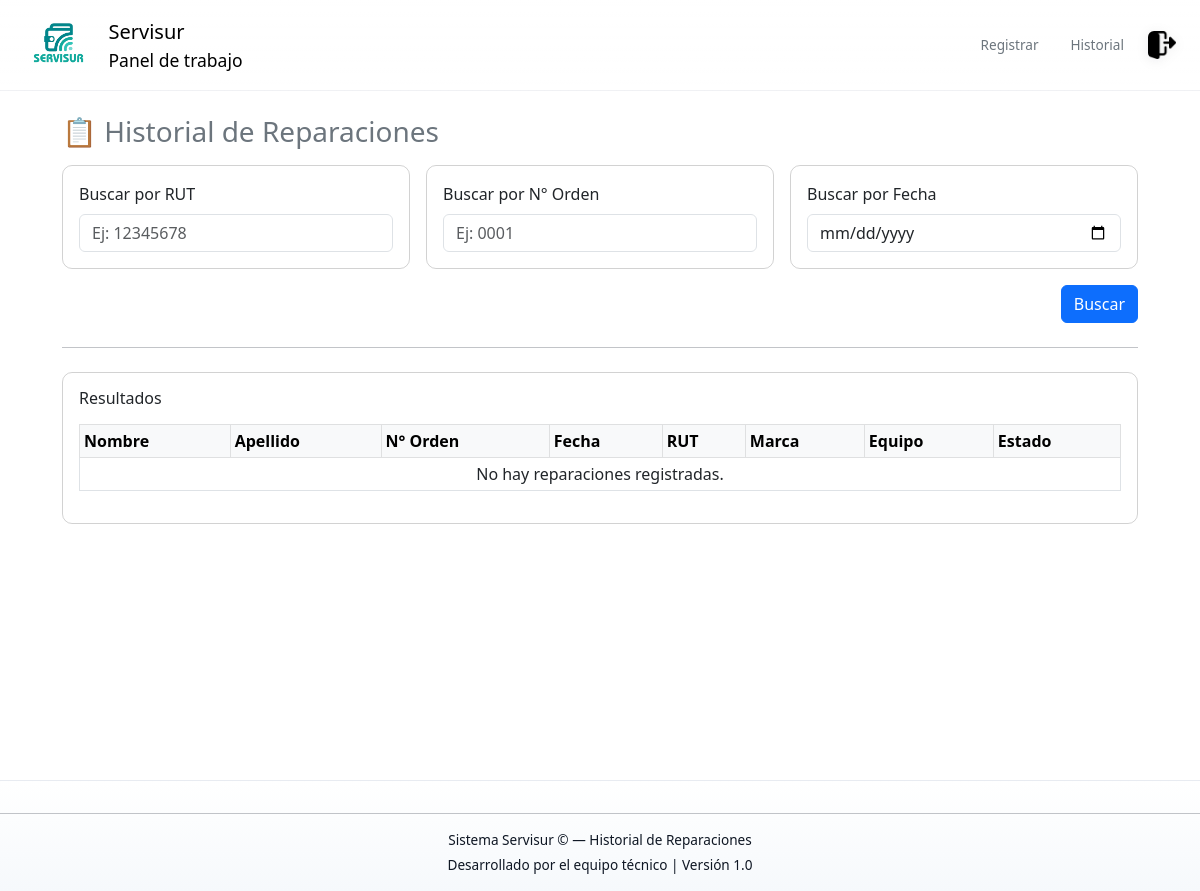
Before: /historial/ with the older database file.
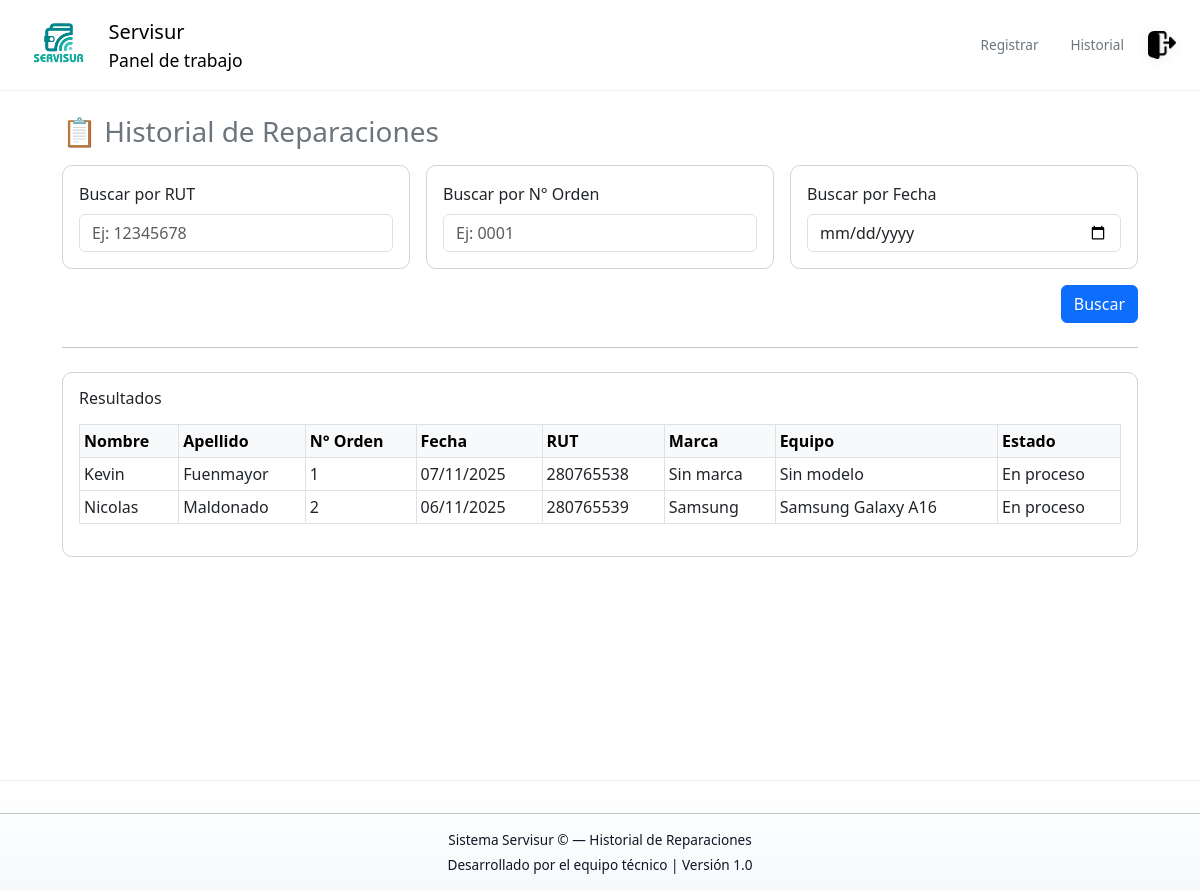
After: the same page with the newer database file.
### Base_Datos/models.py (models this page shows, shortened)
class Cliente(models.Model):
    ORIGEN_CHOICES = [
    ('NAC', 'Nacional'),
    ('EXT', 'Extranjero'),
    ]
    Origen = models.CharField(max_length=3,choices=ORIGEN_CHOICES,default='NAC')
    Nombre = models.CharField(max_length=20)
    Apellido = models.CharField(max_length=20)
    Numero_telefono = models.CharField(max_length=15,null=True)
    Rut = models.CharField(max_length=50)
    Activo = models.BooleanField(default=True)
    class Meta:
        verbose_name_plural = "Clientes"

class Pedido(models.Model):
    ESTADOS = [
        ('REG', 'Registrado'),
        ('PRO', 'En proceso'),
        ('TER', 'Terminado'),
    ]
    N_Orden = models.AutoField(primary_key=True)
    Fecha = models.DateField()
    Coste = models.IntegerField()
    Abono = models.IntegerField()
    Restante = models.IntegerField()
    Dispositivo = models.ForeignKey(Dispositivo, on_delete=models.SET_NULL, null=True, related_name="pedidos")
    Activo = models.BooleanField(default=True)
    Estado = models.CharField(max_length=3, choices=ESTADOS, default='REG')
    Observaciones = models.CharField(max_length=50, null=True)
    Tipo_de_falla = models.ForeignKey(Tipo_Falla,on_delete=models.SET_NULL, null=True, related_name="pedidos")
    class Meta:
        verbose_name_plural = "Pedidos"

class Marca(models.Model):
    Marca = models.CharField(max_length=100)

class Modelo(models.Model):
    Modelo = models.CharField(max_length=50)
    Marca = models.ForeignKey(Marca, on_delete=models.CASCADE, related_name="modelos")
    class Meta:
        verbose_name_plural = "Modelos"

### Base_Datos/views.py (the view)
# urls.py: path('historial/', views.consultar_historial, name='consultar_historial'),
def consultar_historial(request):
    rut = request.GET.get('rut')
    orden = request.GET.get('orden')
    fecha = request.GET.get('fecha')
    pedidos = Pedido.objects.select_related('Dispositivo__rut', 'Dispositivo__modelo__Marca')
    if rut:
        pedidos = pedidos.filter(Dispositivo__rut__Rut__icontains=rut)
    if orden:
        pedidos = pedidos.filter(N_Orden__icontains=orden)
    if fecha:
        pedidos = pedidos.filter(Fecha=fecha)
    else:
        pedidos = pedidos.order_by('-Fecha')
    reparaciones = []
    for pedido in pedidos:
        cliente = pedido.Dispositivo.rut
        dispositivo = pedido.Dispositivo
        modelo = dispositivo.modelo
        marca = modelo.Marca if modelo else None
        reparaciones.append({
            'nombre': cliente.Nombre if cliente else '',
            'apellido': cliente.Apellido if cliente else '',
            'numero_orden': pedido.N_Orden,
            'fecha_ingreso': pedido.Fecha,
            'rut': cliente.Rut if cliente else '',
            'marca': marca.Marca if marca else 'Sin marca',
            'equipo': modelo.Modelo if modelo else 'Sin modelo',
            'estado': dict(Pedido.ESTADOS).get(pedido.Estado, 'Desconocido'),
        })
    return render(request, 'base_datos/Consultar_historial.html', {'reparaciones': reparaciones})

### Base_Datos/templates/base_datos/Consultar_historial.html (shortened to what this page needs)
{% extends "base_datos/base.html" %}
{% load static %}
{% block content %}
<link rel="stylesheet" href="{% static 'css/panel.css' %}" />
<div class="d-flex flex-column min-vh-100">
  <div class="container py-4">
    <h3 class="mb-3 text-secondary">📋 Historial de Reparaciones</h3>
    <form method="get">
      <div class="row gx-3">
        <div class="col-lg-4">
          <div class="card mb-3 p-3">
            <label for="rut" class="form-label">Buscar por RUT</label>
            <input
              type="text"
              name="rut"
              id="rut"
              class="form-control"
              placeholder="Ej: 12345678"
            />
          </div>
        </div>
        <div class="col-lg-4">
          <div class="card mb-3 p-3">
            <label for="orden" class="form-label">Buscar por N° Orden</label>
            <input
              type="text"
              name="orden"
              id="orden"
              class="form-control"
              placeholder="Ej: 0001"
            />
          </div>
        </div>
        <div class="col-lg-4">
          <div class="card mb-3 p-3">
            <label for="fecha" class="form-label">Buscar por Fecha</label>
            <input type="date" name="fecha" id="fecha" class="form-control" />
          </div>
        </div>
      </div>
      <div class="d-flex justify-content-end">
        <button type="submit" class="btn btn-primary">Buscar</button>
      </div>
    </form>
    <hr class="my-4" />
    <div class="card p-3 animate-fade-in">
      <h6 class="mb-3">Resultados</h6>
      <div class="table-responsive">
        <table class="table table-bordered table-sm">
          <thead class="table-light">
            <tr>
              <th>Nombre</th>
              <th>Apellido</th>
              <th>N° Orden</th>
              <th>Fecha</th>
              <th>RUT</th>
              <th>Marca</th>
              <th>Equipo</th>
              <th>Estado</th>
            </tr>
          </thead>
          <tbody>
            {% for rep in reparaciones %}
            <tr>
              <td>{{ rep.nombre }}</td>
              <td>{{ rep.apellido }}</td>
              <td>{{ rep.numero_orden }}</td>
              <td>{{ rep.fecha_ingreso|date:"d/m/Y" }}</td>
              <td>{{ rep.rut }}</td>
              <td>{{ rep.marca }}</td>
              <td>{{ rep.equipo }}</td>
              <td>{{ rep.estado }}</td>
            </tr>
            {% empty %}
            <tr>
              <td colspan="8" class="text-muted text-center">
                No hay reparaciones registradas.
              </td>
            </tr>
            {% endfor %}
          </tbody>
        </table>
      </div>
    </div>
  </div>
  <footer class="mt-auto text-center small text-muted">
    <hr />
    <p class="mb-1">
      Sistema Servisur &copy; {{ now|date:"Y" }} — Historial de Reparaciones
    </p>
    <p class="mb-0">Desarrollado por el equipo técnico | Versión 1.0</p>
  </footer>
</div>
{% endblock %}

Changed rows visible on the page:
added Cliente: nombre "Kevin", apellido "Fuenmayor", rut "280765538"
added Pedido: fecha_ingreso "07/11/2025"
added Cliente: nombre "Nicolas", apellido "Maldonado", rut "280765539"
added Pedido: fecha_ingreso "06/11/2025"
added Marca: marca "Samsung"
added Modelo: equipo "Samsung Galaxy A16"
Other visible differences:
new list line: "1 Sin marca Sin modelo En proceso"
new list line: "2 En proceso"
text no longer shown: "No hay reparaciones registradas."
